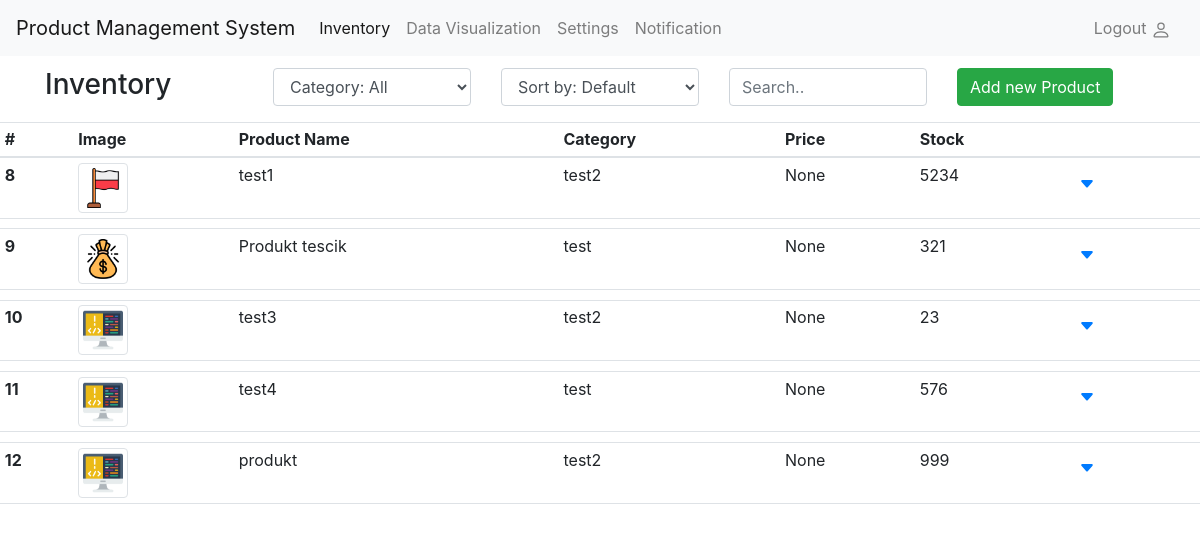
The app's page / (signed in), older data.
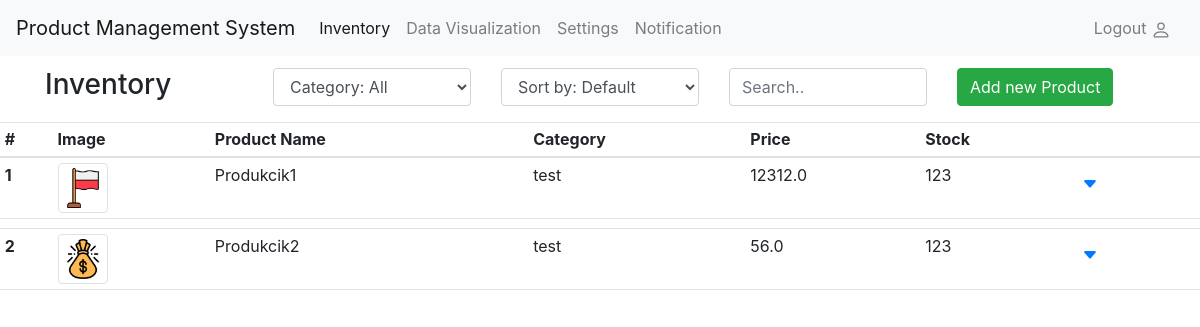
The same page, newer data.
### inventory/models.py (models this page shows, shortened)
class Product(models.Model):
    image = models.ImageField()
    name = models.CharField(max_length=50)
    category = models.ForeignKey(Category, on_delete=models.CASCADE)
    stock = models.IntegerField()
    selling_price = models.FloatField(blank=True, null=True)
    created_at = models.DateTimeField(auto_now_add=True)
    last_modified_at = models.DateTimeField(auto_now=True)
    sku = models.CharField(max_length=50, blank=True, null=True)
    barcode = models.IntegerField(blank=True, null=True)
    brand = models.CharField(max_length=50, blank=True, null=True)
    tags = models.ManyToManyField(Tag, blank=True, null=True)
    exp_date= models.DateField(auto_now=False, blank=True, null=True)
    manufacturing_price = models.FloatField(blank=True, null=True)

class Category(models.Model):
    name = models.CharField(max_length=30)
    usage_count = models.PositiveIntegerField(default=0)
    def __str__(self):
        return self.name

### inventory/views.py (the view)
# urls.py: path("", views.home_page, name="home"),
@login_required(login_url="login")
def home_page(request):
    products = Product.objects.all()
    categories = Category.objects.all()
    contex={"products":products, "categories":categories, "forms":getForms(products)}
    return render(request, "inventory/list.html", contex)

### inventory/models.py (called while the page is built)
    def __str__(self):
        return self.name

### inventory/views.py (called while the page is built)
def getForms(products):
    forms = {}
    for product in products:
        form = ProductForm(instance=product)
        forms[product.pk] = form
    return forms

### inventory/templates/inventory/list.html (shortened to what this page needs)
{% extends "inventory/base.html" %}
{% block content %}
<div class="container" style="margin-top: 1%; margin-bottom: 1%;">
    <div class="row justify-content-start">
      <div class="col">
        <h3>Inventory</h3>
      </div>
      <div class="col">
        <select id="filterCategory" class="form-control">
            <option selected value="all">Category: All</option>
          </select>
      </div>
      <div class="col">
        <select id="sortBy" class="form-control">
            <option value="default" selected>Sort by: Default</option>
          </select>
      </div>
      <div class="col">
        <input class="form-control" id="myInput" type="text" placeholder="Search..">
      </div>
      <div class="col">
        <a href="{% url 'add_product' %}"><button type="button" class="btn btn-success">Add new Product</button></a>
    </div>
    </div>
</div>
<div class="table-responsive">
    <table class="table table-sm">
        <thead>
            <tr>
                <th scope="col">#</th>
                <th scope="col">Image</th>
                <th scope="col">Product Name</th>
                <th scope="col">Category</th>
                <th scope="col">Price</th>
                <th scope="col">Stock</th>
                <th scope="col"></th>
            </tr>
        </thead>
        <tbody >
            {% for product in products %}
                <tr>
                    <th scope="row">{{ product.id }}</th>
                    <td><img src="{{ product.image.url }}" alt="Product Image" class="img-thumbnail" style="max-width: 50px;"></td>
                    <td>{{ product.name }}</td>
                    <td>{{ product.category }}</td>
                    <td>{{ product.selling_price }}</td>
                    <td>{{ product.stock }}</td>
                    <td>
                        <button class="btn btn-link" data-toggle="collapse" data-target="#collapse{{ product.id }}" aria-expanded="false" aria-controls="collapse{{ product.id }}">
                            <svg xmlns="http://www.w3.org/2000/svg" width="16" height="16" fill="currentColor" class="bi bi-caret-down-fill" viewBox="0 0 16 16">
                                <path d="M7.247 11.14 2.451 5.658C1.885 5.013 2.345 4 3.204 4h9.592a1 1 0 0 1 .753 1.659l-4.796 5.48a1 1 0 0 1-1.506 0z" />
                            </svg>
                        </button>
                    </td>
                </tr>
                <tr>
                    <td colspan="7" >
                    </td>
                </tr>
            {% endfor %}
        </tbody>
    </table>
</div>
{% endblock content %}

Row changes from the older to the newer data that the page shows:
removed Product: id "8", image (picture), name "test1", category "test2", selling_price "None", stock "5234"
removed Product: id "9", image (picture), name "Produkt tescik", category "test", selling_price "None", stock "321"
removed Product: id "10", image (picture), name "test3", category "test2", selling_price "None", stock "23"
removed Product: id "11", image (picture), name "test4", category "test", selling_price "None", stock "576"
removed Product: id "12", image (picture), name "produkt", category "test2", selling_price "None", stock "999"
added Product: id "1", image (picture), name "Produkcik1", category "test", selling_price "12312.0", stock "123"
added Product: id "2", image (picture), name "Produkcik2", category "test", selling_price "56.0", stock "123"
